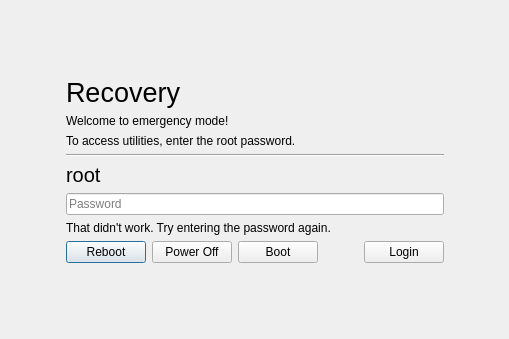
<?xml version="1.0" encoding="UTF-8"?>
<ui version="4.0">
 <class>RootPassword</class>
 <widget class="QDialog" name="RootPassword">
  <property name="geometry">
   <rect>
    <x>0</x>
    <y>0</y>
    <width>509</width>
    <height>339</height>
   </rect>
  </property>
  <property name="windowTitle">
   <string>Dialog</string>
  </property>
  <layout class="QGridLayout" name="gridLayout">
   <item row="1" column="0">
    <spacer name="horizontalSpacer_2">
     <property name="orientation">
      <enum>Qt::Horizontal</enum>
     </property>
     <property name="sizeHint" stdset="0">
      <size>
       <width>40</width>
       <height>20</height>
      </size>
     </property>
    </spacer>
   </item>
   <item row="2" column="1">
    <spacer name="verticalSpacer">
     <property name="orientation">
      <enum>Qt::Vertical</enum>
     </property>
     <property name="sizeHint" stdset="0">
      <size>
       <width>20</width>
       <height>40</height>
      </size>
     </property>
    </spacer>
   </item>
   <item row="0" column="1">
    <spacer name="verticalSpacer_2">
     <property name="orientation">
      <enum>Qt::Vertical</enum>
     </property>
     <property name="sizeHint" stdset="0">
      <size>
       <width>20</width>
       <height>40</height>
      </size>
     </property>
    </spacer>
   </item>
   <item row="1" column="1">
    <widget class="QFrame" name="frame">
     <property name="frameShape">
      <enum>QFrame::NoFrame</enum>
     </property>
     <property name="frameShadow">
      <enum>QFrame::Raised</enum>
     </property>
     <layout class="QVBoxLayout" name="verticalLayout">
      <item>
       <widget class="QLabel" name="label">
        <property name="font">
         <font>
          <pointsize>20</pointsize>
         </font>
        </property>
        <property name="text">
         <string>Recovery</string>
        </property>
       </widget>
      </item>
      <item>
       <widget class="QLabel" name="label_2">
        <property name="text">
         <string>Welcome to emergency mode!</string>
        </property>
       </widget>
      </item>
      <item>
       <widget class="QLabel" name="label_3">
        <property name="text">
         <string>To access utilities, enter the root password.</string>
        </property>
       </widget>
      </item>
      <item>
       <widget class="Line" name="line">
        <property name="orientation">
         <enum>Qt::Horizontal</enum>
        </property>
       </widget>
      </item>
      <item>
       <widget class="QLabel" name="label_4">
        <property name="font">
         <font>
          <pointsize>15</pointsize>
         </font>
        </property>
        <property name="text">
         <string>root</string>
        </property>
       </widget>
      </item>
      <item>
       <widget class="QLineEdit" name="lineEdit">
        <property name="echoMode">
         <enum>QLineEdit::Password</enum>
        </property>
        <property name="placeholderText">
         <string>Password</string>
        </property>
        <property name="clearButtonEnabled">
         <bool>true</bool>
        </property>
       </widget>
      </item>
      <item>
       <widget class="QLabel" name="wrongPassword">
        <property name="text">
         <string>That didn't work. Try entering the password again.</string>
        </property>
       </widget>
      </item>
      <item>
       <layout class="QHBoxLayout" name="horizontalLayout">
        <item>
         <widget class="QPushButton" name="rebootButton">
          <property name="text">
           <string>Reboot</string>
          </property>
          <property name="icon">
           <iconset theme="system-reboot"/>
          </property>
         </widget>
        </item>
        <item>
         <widget class="QPushButton" name="powerOffButton">
          <property name="text">
           <string>Power Off</string>
          </property>
          <property name="icon">
           <iconset theme="system-shutdown"/>
          </property>
         </widget>
        </item>
        <item>
         <widget class="QPushButton" name="bootButton">
          <property name="text">
           <string>Boot</string>
          </property>
          <property name="icon">
           <iconset theme="go-next"/>
          </property>
         </widget>
        </item>
        <item>
         <spacer name="horizontalSpacer">
          <property name="orientation">
           <enum>Qt::Horizontal</enum>
          </property>
          <property name="sizeHint" stdset="0">
           <size>
            <width>40</width>
            <height>20</height>
           </size>
          </property>
         </spacer>
        </item>
        <item>
         <widget class="QPushButton" name="loginButton">
          <property name="text">
           <string>Login</string>
          </property>
          <property name="icon">
           <iconset theme="go-next"/>
          </property>
         </widget>
        </item>
       </layout>
      </item>
     </layout>
    </widget>
   </item>
   <item row="1" column="2">
    <spacer name="horizontalSpacer_3">
     <property name="orientation">
      <enum>Qt::Horizontal</enum>
     </property>
     <property name="sizeHint" stdset="0">
      <size>
       <width>40</width>
       <height>20</height>
      </size>
     </property>
    </spacer>
   </item>
  </layout>
 </widget>
 <resources/>
 <connections/>
</ui>
